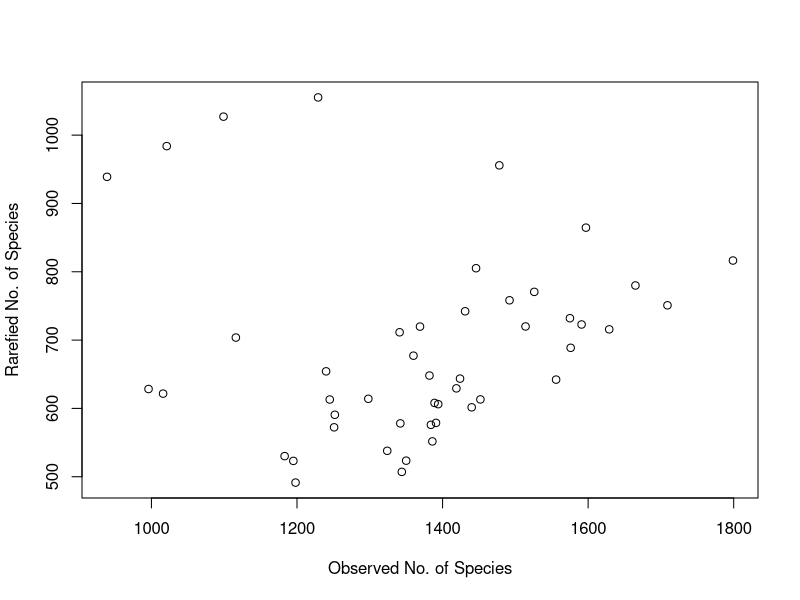
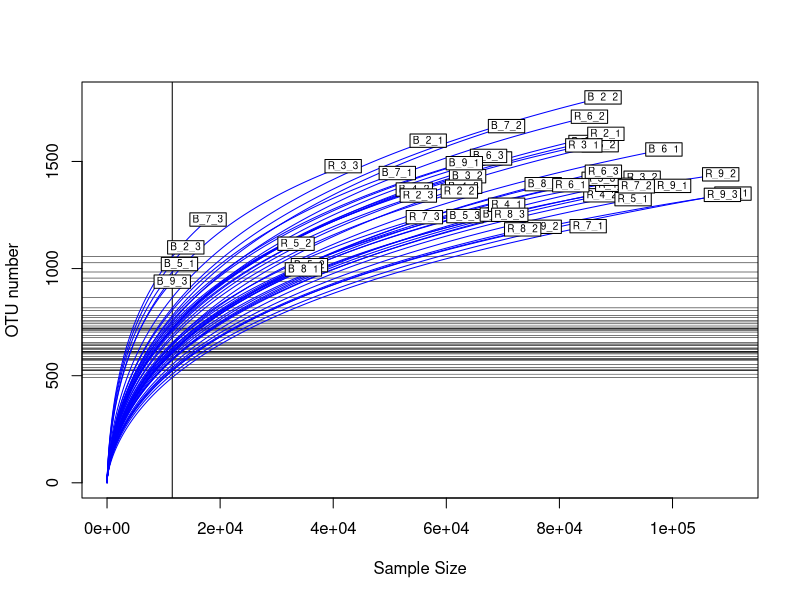
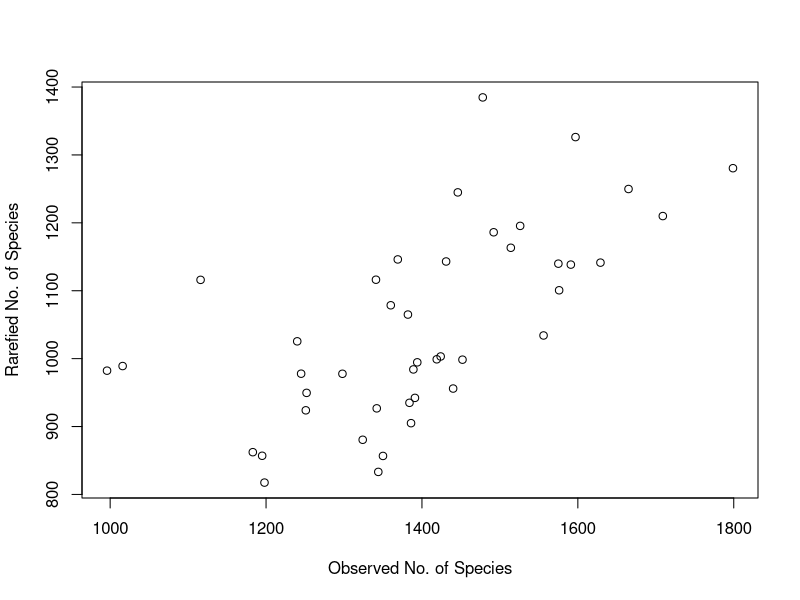

The R script that drew these images, in order: (Note: a time limit stopped this script after it produced the figures.)
## ---- chunk 1
knitr::opts_chunk$set(echo = TRUE)
library(readr)
library(dplyr)
library(vegan)
library(tidyr)
library(openxlsx)
library(rio)
## ---- chunk 2
# Importing the assignment table file

raw_assignment <- read.xlsx("Data analysis.xlsx")
View(raw_assignment)
raw_assignment <- as_tibble(raw_assignment)
(raw_assignment <- raw_assignment %>% filter(!is.na(ID)))

## ---- chunk 3

# Changing names


colnames(raw_assignment) <- gsub("[[:alnum:]]\\d[[:punct:]]\\L\\d\\d\\d[[:punct:]]R\\d[[:punct:]]\\d\\d\\d[[:punct:]]\\d","", colnames(raw_assignment))
colnames(raw_assignment) <- gsub("S","", colnames(raw_assignment))
colnames(raw_assignment) <- gsub("_\\d","", colnames(raw_assignment))
colnames(raw_assignment) <- gsub("_","", colnames(raw_assignment))
colnames(raw_assignment) <- gsub("-", "_", colnames(raw_assignment))
(raw_assignment <- rename(raw_assignment, "Combined_abundance" = "Combined.Abundance"))

# Selecting only the taxonomy and samples columns

raw_assignment <- select(raw_assignment, -Name, -ID, -Combined_abundance, -Min, -Max, -Mean, -Median, -td, -equence)

# Replace the N/A value with unidentified

raw_assignment$Taxonomy <- gsub("N/A","k__unidentified,p__unidentified,c__unidentified,o__unidentified,f__unidentified,g__unidentified,s__unidentified", raw_assignment$Taxonomy)

#Split the taxonomic columns given the taxonomic order
assignment_table <- separate(data = raw_assignment, col = Taxonomy, sep = "([pcofgs]__)", into = c("Kingdom","Phylum","Class","Order","Family","Gender","Species"))
assignment_table$Phylum <-  gsub(",","",assignment_table$Phylum)
assignment_table$Class <-  gsub(",","",assignment_table$Class)
assignment_table$Order <-  gsub(",","",assignment_table$Order)
assignment_table$Family <-  gsub(",","",assignment_table$Family)
assignment_table$Gender <-  gsub(",","",assignment_table$Gender)
assignment_table$Kingdom <-  gsub(",","",assignment_table$Kingdom)
assignment_table$Kingdom <-  gsub("k__","",assignment_table$Kingdom)
View(assignment_table)

## ---- chunk 4
# Replace NA with unidentified

assignment_table <- assignment_table %>%
  mutate(Kingdom = coalesce(Kingdom, "unidentified"),Phylum = coalesce(Phylum, "unidentified"),
         Class = coalesce(Class, "unidentified"),
         Order = coalesce(Order, "unidentified"), 
         Family = coalesce(Family, "unidentified"),
         Gender = coalesce(Gender, "unidentified"),
         Species = coalesce(Family, "unidentified")
         )

# Total number of reads for unidentified taxa

(unidentified_taxa <- assignment_table %>% 
  filter(Phylum == "unidentified"))

unidentified_taxa <- select( unidentified_taxa, -c(1:7))

sum(rowSums(unidentified_taxa))
  

# Total number of reads

all_taxa <- select(assignment_table, -c(1:7))

sum(rowSums(all_taxa))
  
## ---- chunk 5
# To do the rarefaction curve it's needed to switch the columns and lines from the table
no_taxa <- raw_assignment[-1]
(t_assignment_table <- data.frame(t(no_taxa)))
raw_assignment <- data.frame(raw_assignment)
colnames(t_assignment_table) <- raw_assignment$Taxonomy

# Rarefaction curve

  OTU <- specnumber(t_assignment_table) # It counts the number of OTU
  raremax <- min(rowSums(t_assignment_table)) #Look at the minimum number of reads in the   samples
  print(rowSums(t_assignment_table))

  Srare <- rarefy(t_assignment_table, raremax) #Function rarefy gives the expected species richness in random subsamples of size 'raremax' from the community
  
  # Plot the rarefaction curve
plot(OTU, Srare, xlab = "Observed No. of Species", ylab = "Rarefied No. of Species")
rarecurve(t_assignment_table, step = 20, sample = raremax, col = "blue", cex = 0.6, ylab = "OTU number")

## ---- chunk 6

#Delete  B_9_3, B_7_3, B_5_1 and B_2_3
assignment_table_rare <- t_assignment_table[
                                          -c(grep("B_9_3", rownames(t_assignment_table), fixed = TRUE), 
                                             grep("B_7_3", rownames(t_assignment_table), fixed = TRUE), 
                                             grep("B_2_3", rownames(t_assignment_table), fixed = TRUE),
                                             grep("B_5_1", rownames(t_assignment_table), fixed = TRUE)),]

# Rarefaction curve

  OTU <- specnumber(assignment_table_rare) # It counts the number of OTU
  raremax <- min(rowSums(assignment_table_rare)) #Look at the minimum number of reads in the   samples


  Srare <- rarefy(assignment_table_rare, raremax) #Function rarefy gives the expected species richness in random subsamples of size 'raremax' from the community
  
  # Plot the rarefaction curve
plot(OTU, Srare, xlab = "Observed No. of Species", ylab = "Rarefied No. of Species")
rarecurve(assignment_table_rare, step = 20, sample = raremax, col = "blue", cex = 0.6, ylab = "OTU number")

  #Rarefy the dataframe
set.seed(seed = 222029)
rarefied_df <- rrarefy(assignment_table_rare, raremax)


## ---- chunk 7

# We must remove OTU with 1 read from the rarefied assignment table
rarefied_df <- as.data.frame(rarefied_df)
(rarefied_df = rarefied_df[,sapply(rarefied_df, function(x) {sum(x)>=2})])

#Transpose the rarefied table
(t_rarefied_df <- data.frame(t(rarefied_df)))

#Add a column 'taxonomy' instead of the rownames
t_rarefied_df <- mutate(t_rarefied_df, Taxonomy = rownames(t_rarefied_df))

#Split the Taxonomy column as seen before (Phylum, Gender, Species...)
t_rarefied_df <- separate(data = t_rarefied_df, col = Taxonomy, sep = "([pcofgs]__)", into = c("Kingdom","Phylum","Class","Order","Family","Gender","Species"))

# Tidy the names from the imported table (no spaces, no number in Phylum and Gender columns)
t_rarefied_df$Phylum <-  gsub(",","",t_rarefied_df$Phylum)
t_rarefied_df$Phylum <- gsub(" ","", t_rarefied_df$Phylum)

t_rarefied_df$Class <-  gsub(",","",t_rarefied_df$Class)
t_rarefied_df$Class <-  gsub(" ","",t_rarefied_df$Class)

t_rarefied_df$Order <-  gsub(",","",t_rarefied_df$Order)
t_rarefied_df$Order <-  gsub(" ","",t_rarefied_df$Order)

t_rarefied_df$Family <-  gsub(",","",t_rarefied_df$Family)
t_rarefied_df$Family <-  gsub(" ","",t_rarefied_df$Family)
t_rarefied_df$Family <- gsub("([[:punct:]]\\d)", "",t_rarefied_df$Family)

t_rarefied_df$Gender <-  gsub(",","",t_rarefied_df$Gender)
t_rarefied_df$Gender <-  gsub(" ","",t_rarefied_df$Gender)
t_rarefied_df$Gender <- gsub("\\d","", t_rarefied_df$Gender)
t_rarefied_df$Gender <- gsub("([[:punct:]]\\d)","", t_rarefied_df$Gender)

t_rarefied_df$Kingdom <-  gsub(",","",t_rarefied_df$Kingdom)
t_rarefied_df$Kingdom <-  gsub("k__","",t_rarefied_df$Kingdom )

t_rarefied_df$Species <-  gsub("([[:punct:]]\\d)","",t_rarefied_df$Species)

#Put the taxonomic classes columns first
t_rarefied_df <- select(t_rarefied_df, Kingdom, Phylum, Class, Order, Family, Gender, Species, everything())

#export the rarefied dataset as an xlsx file
write.xlsx(t_rarefied_df, "ITS2_rarefied_table.xlsx") 
